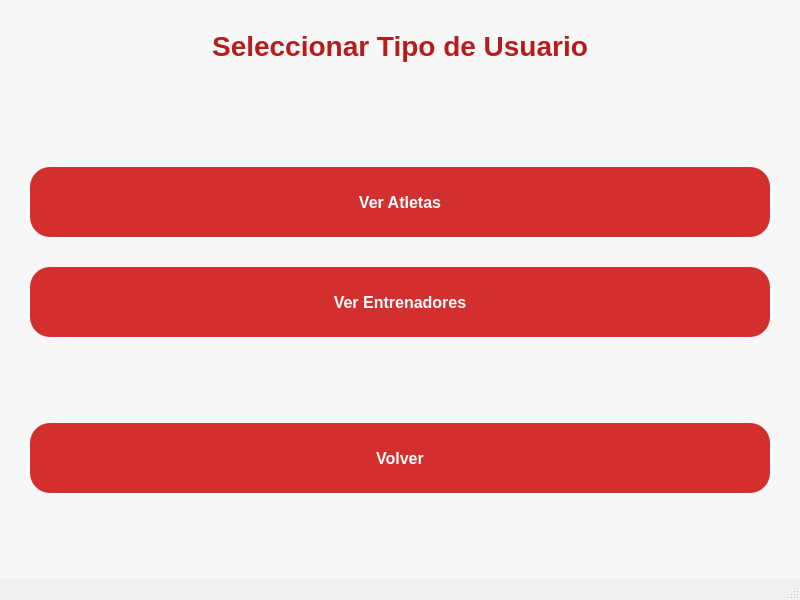
<?xml version="1.0" encoding="UTF-8"?>
<ui version="4.0">
 <class>VistaTipoUsuarios</class>
 <widget class="QMainWindow" name="VistaTipoUsuarios"> <property name="geometry">
   <rect>
    <x>0</x>
    <y>0</y>
    <width>800</width> <height>600</height>
   </rect>
  </property>
  <property name="windowTitle">
   <string>POWERGYM - Seleccionar Tipo de Usuario</string> </property>
  <property name="styleSheet"> <string notr="true">
    QMainWindow#VistaTipoUsuarios { /* Usamos el objectName de la ventana principal */
        background-color: #f0f0f0; /* Color de fondo gris claro */
    }
    QWidget#centralwidget {
        background-color: #f8f8f8; /* Color de fondo del widget central, un poco más claro */
        padding: 20px; /* Padding general para el contenido */
    }
    
    QLabel { /* Estilo general para todos los QLabel */
        color: #333333;
        font-size: 14px;
        font-weight: 500;
    }

    QLabel#labelTituloPrincipal { /* Estilo específico para el nuevo título principal */
        color: #B71C1C; /* Rojo oscuro para el texto del título */
        font-size: 28px; /* Tamaño de fuente grande */
        font-weight: bold;
        padding-bottom: 20px;
    }

    QPushButton {
        background-color: #D32F2F; /* Rojo vibrante */
        color: white;
        border: none;
        border-radius: 20px; /* Bordes más redondeados */
        padding: 15px;
        font-size: 16px;
        font-weight: bold;
        min-height: 40px; /* Altura mínima para botones */
        margin-top: 15px; /* Margen superior para separar botones */
    }
    QPushButton:hover {
        background-color: #C62828; /* Rojo más oscuro al pasar el ratón */
    }
   </string>
  </property>
  <widget class="QWidget" name="centralwidget">
   <layout class="QVBoxLayout" name="verticalLayout_main"> <property name="spacing">
     <number>15</number>
    </property>
    <property name="leftMargin">
     <number>30</number>
    </property>
    <property name="topMargin">
     <number>30</number>
    </property>
    <property name="rightMargin">
     <number>30</number>
    </property>
    <property name="bottomMargin">
     <number>30</number>
    </property>

    <item>
     <widget class="QLabel" name="labelTituloPrincipal"> <property name="text">
       <string>Seleccionar Tipo de Usuario</string>
      </property>
      <property name="alignment">
       <set>Qt::AlignCenter</set>
      </property>
     </widget>
    </item>

    <item>
     <spacer name="verticalSpacer_top_buttons"> <property name="orientation">
       <enum>Qt::Vertical</enum>
      </property>
      <property name="sizeHint" stdset="0">
       <size>
        <width>20</width>
        <height>40</height>
       </size>
      </property>
     </spacer>
    </item>

    <item>
     <widget class="QPushButton" name="botonAtletas">
      <property name="text">
       <string>Ver Atletas</string>
      </property>
     </widget>
    </item>

    <item>
     <widget class="QPushButton" name="botonEntrenadores">
      <property name="text">
       <string>Ver Entrenadores</string>
      </property>
     </widget>
    </item>

    <item>
     <spacer name="verticalSpacer_middle_buttons"> <property name="orientation">
       <enum>Qt::Vertical</enum>
      </property>
      <property name="sizeHint" stdset="0">
       <size>
        <width>20</width>
        <height>40</height>
       </size>
      </property>
     </spacer>
    </item>

    <item>
     <widget class="QPushButton" name="botonVolver">
      <property name="text">
       <string>Volver</string>
      </property>
     </widget>
    </item>

    <item>
     <spacer name="verticalSpacer_bottom"> <property name="orientation">
       <enum>Qt::Vertical</enum>
      </property>
      <property name="sizeHint" stdset="0">
       <size>
        <width>20</width>
        <height>40</height>
       </size>
      </property>
     </spacer>
    </item>

   </layout>
  </widget>
  <widget class="QStatusBar" name="statusbar"/>
 </widget>
 <resources/>
 <connections/>
</ui>
